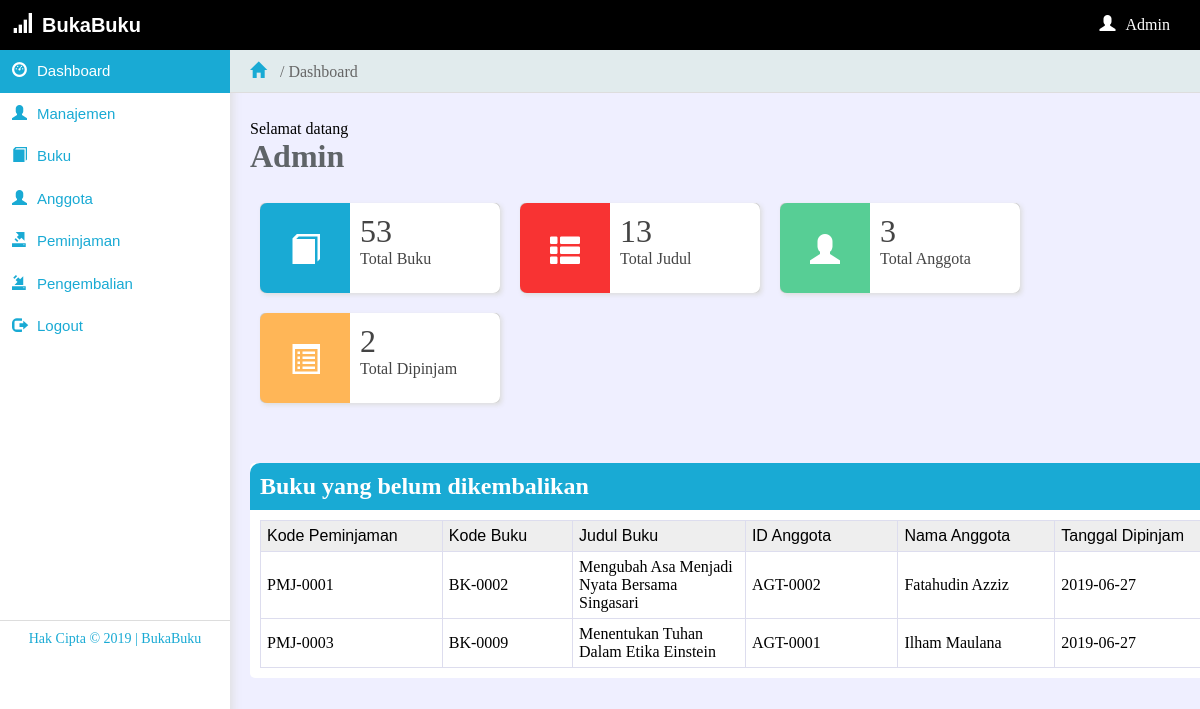
The page /user/admin/index.php (signed in) on the database its author committed.
### tables this page shows
CREATE TABLE `peminjaman` (
  `kd_peminjaman` varchar(15) NOT NULL,
  `kd_buku` varchar(15) NOT NULL,
  `id_anggota` varchar(15) NOT NULL,
  `tgl_pinjam` date NOT NULL
);

CREATE TABLE `buku` (
  `kd_buku` varchar(15) NOT NULL,
  `judul_buku` varchar(150) NOT NULL,
  `pengarang` varchar(30) NOT NULL,
  `penerbit` varchar(30) NOT NULL,
  `tahun` varchar(4) NOT NULL,
  `stok` int(3) NOT NULL,
  `tersedia` int(3) NOT NULL,
  `foto` varchar(150) NOT NULL
);

CREATE TABLE `anggota` (
  `id_anggota` varchar(10) NOT NULL,
  `nama_anggota` varchar(30) NOT NULL,
  `tgl_lahir` date NOT NULL,
  `jenkel` varchar(1) NOT NULL,
  `alamat` text NOT NULL,
  `no_hp` varchar(15) NOT NULL,
  `foto` varchar(100) NOT NULL
);

### user/admin/home.php (the view)
<?php
	$buku = mysqli_fetch_array(mysqli_query($con, "select sum(stok) as jml from buku"));
	if ($buku['jml'] > 0) {
		$jmlBuku = $buku['jml'];
	}
	else{
		$jmlBuku = 0;
	}
	$jmlJudul = mysqli_num_rows(mysqli_query($con, "select * from buku"));
	$jmlAnggota = mysqli_num_rows(mysqli_query($con, "select * from anggota"));
	$dipinjam = mysqli_fetch_array(mysqli_query($con, "select sum(tersedia) as tersedia from buku"));
	$jDipinjam = $dipinjam['tersedia'];
	$jmlDipinjam = $jmlBuku - $jDipinjam;
?>
Selamat datang <h1>Admin</h1>
<br>
<div class='panel-item'>
	<div class='col-blue'><span class='glyphicon glyphicon-book'></span></div>
	<div class='col-white'>
		<font size='6'><?php echo $jmlBuku; ?></font>
		<br>Total Buku
	</div>
</div>
<div class='panel-item'>
	<div class='col-red'><span class='glyphicon glyphicon-th-list'></span></div>
	<div class='col-white'>
		<font size='6'><?php echo $jmlJudul; ?></font>
		<br>Total Judul
	</div>
</div>
<div class='panel-item'>
	<div class='col-green'><span class='glyphicon glyphicon-user'></span></div>
	<div class='col-white'>
		<font size='6'><?php echo $jmlAnggota; ?></font>
		<br>Total Anggota
	</div>
</div>
<div class='panel-item'>
	<div class='col-orange'><span class='glyphicon glyphicon-list-alt'></span></div>
	<div class='col-white'>
		<font size='6'><?php echo $jmlDipinjam; ?></font>
		<br>Total Dipinjam
	</div>
</div>
<div class="dipinjam">
	<div class="dipinjam-header">
		<h2><font style="color: #fff;">Buku yang belum dikembalikan</font></h2>
	</div>
	<div class="dipinjam-content">
		<table class="datatable">
		<tr>
			<th>Kode Peminjaman</th>
			<th>Kode Buku</th>
			<th>Judul Buku</th>
			<th>ID Anggota</th>
			<th>Nama Anggota</th>
			<th>Tanggal Dipinjam</th>
		</tr>
		<?php
			$sql1 = mysqli_query($con,"select * from peminjaman");
			if(mysqli_num_rows($sql1) > 0) {
				while ($dataPeminjaman = mysqli_fetch_array($sql1)) {
					$sql2 = mysqli_num_rows(mysqli_query($con,"select * from pengembalian where kd_peminjaman = '$dataPeminjaman[kd_peminjaman]'"));
					if($sql2==0){
					$dataJudul = mysqli_fetch_array(mysqli_query($con,"select judul_buku from buku where kd_buku = '$dataPeminjaman[kd_buku]'"));
					$dataNama = mysqli_fetch_array(mysqli_query($con,"select nama_anggota from anggota where id_anggota = '$dataPeminjaman[id_anggota]'"));
					echo "	<tr class='tr'>
								<td>$dataPeminjaman[kd_peminjaman]</td>
								<td>$dataPeminjaman[kd_buku]</td>
								<td>$dataJudul[judul_buku]</td>
								<td>$dataPeminjaman[id_anggota]</td>
								<td>$dataNama[nama_anggota]</td>
								<td>$dataPeminjaman[tgl_pinjam]</td>
							<tr>
					";
					}
				}
			}
			else {
				echo "	<tr>
							<td colspan='7' align='center'>Data tidak tersedia</td>
						<tr>
					";
			}
		?>
	</table>
	</div>
</div>

### config/css/internal-css.css (style rules this page uses)
body { background-color: #efefff; overflow-x: hidden; }
h1, h2, h3, h4, h5, h6 { color: #5f6468; }
.panel-item { float: left; background-color: #ccc; width: 240px; height: 90px; border-radius: 5px; margin: 10px; box-shadow: 2px 2px 5px #ddd; }
.col-white { color: #444; float: right; background-color: #fff; width: 130px; height: 70px; padding: 10px; border-radius: 0px 7px 7px 0px; }
.col-red { color: #fff; float: left; background-color: #F83333; width: 30px; font-size: 30px; height: 30px; padding: 30px; border-radius: 7px 0px 0px 7px; }
.col-blue { color: #fff; float: left; background-color: #19AAD4; width: 30px; font-size: 30px; height: 30px; padding: 30px; border-radius: 7px 0px 0px 7px; }
.col-orange { color: #fff; float: left; background-color: #FFB657; width: 30px; font-size: 30px; height: 30px; padding: 30px; border-radius: 7px 0px 0px 7px; }
.col-green { color: #fff; float: left; background-color: #57CE95; width: 30px; font-size: 30px; height: 30px; padding: 30px; border-radius: 7px 0px 0px 7px; }
.datatable { border-collapse: collapse; }
.datatable th { width: 1%; text-align: left; background-color:#eee; color:#000; border:1px solid #dde; padding:6px; font-family: sans-serif; font-weight: 500; }
.datatable td { padding: 6px; border:1px solid #dde; }
.dipinjam { float: left; margin-top: 50px; background-color: #fff; width: 100%; border-radius: 5px }
.dipinjam-header { float: left; background-color: #19AAD4; padding: 10px; width: 99%; border-radius: 10px 10px 0px 0px; }
.dipinjam-content { float: left; background-color: #fff; padding: 10px; width: 99%; border-radius: 0px 0px 10px 10px; }

### config/css/internal-menu.css (style rules this page uses)
* { margin: 0px; padding: 0px; }

### rows shown on the page
peminjaman: kd_peminjaman "PMJ-0001", kd_buku "BK-0002", kd_buku.judul_buku "Mengubah Asa Menjadi Nyata Bersama Singasari", id_anggota "AGT-0002", id_anggota.nama_anggota "Fatahudin Azziz", tgl_pinjam "2019-06-27"
peminjaman: kd_peminjaman "PMJ-0003", kd_buku "BK-0009", kd_buku.judul_buku "Menentukan Tuhan Dalam Etika Einstein", id_anggota "AGT-0001", id_anggota.nama_anggota "Ilham Maulana", tgl_pinjam "2019-06-27"

### other values the page prints
$jmlBuku "53"
$jmlJudul "13"
$jmlAnggota "3"
$jmlDipinjam "2"
